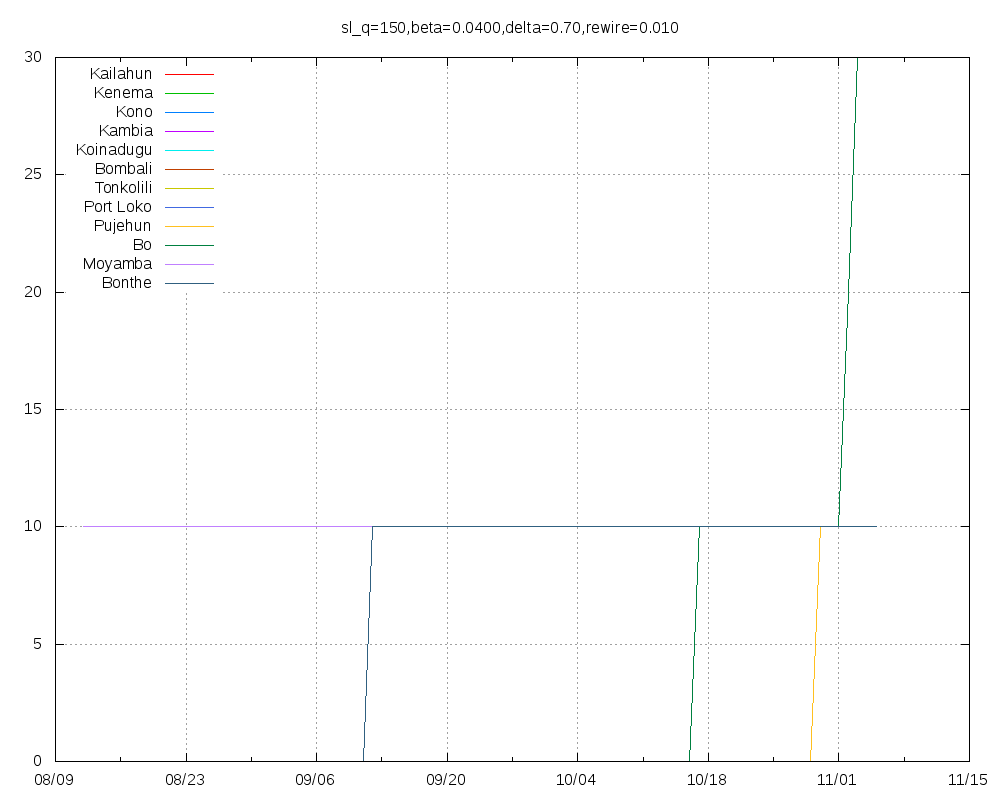

Source code (gnuplot):
set title "sl_q=150,beta=0.0400,delta=0.70,rewire=0.010"
set key top left
set grid
set xdata time
set timefmt "%Y-%m-%d"
set terminal png size 1000,800
set output "sl_q=150,beta=0.0400,delta=0.70,rewire=0.010.png"
plot "Kailahun.tab" using 1:2 title "Kailahun" with lines,"Kenema.tab" using 1:2 title "Kenema" with lines,"Kono.tab" using 1:2 title "Kono" with lines,"Kambia.tab" using 1:2 title "Kambia" with lines,"Koinadugu.tab" using 1:2 title "Koinadugu" with lines,"Bombali.tab" using 1:2 title "Bombali" with lines,"Tonkolili.tab" using 1:2 title "Tonkolili" with lines,"Port_Loko.tab" using 1:2 title "Port Loko" with lines,"Pujehun.tab" using 1:2 title "Pujehun" with lines,"Bo.tab" using 1:2 title "Bo" with lines,"Moyamba.tab" using 1:2 title "Moyamba" with lines,"Bonthe.tab" using 1:2 title "Bonthe" with lines
